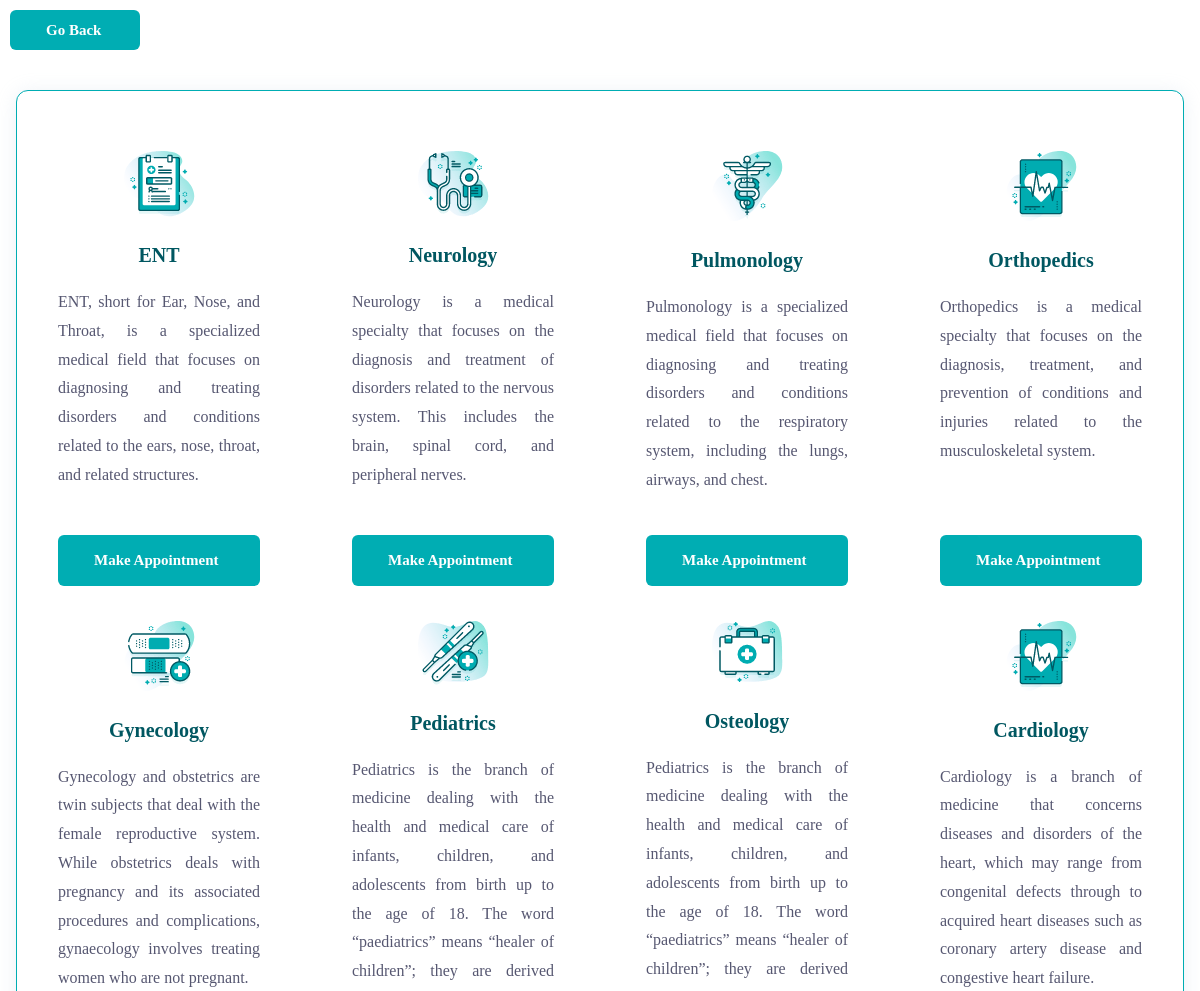
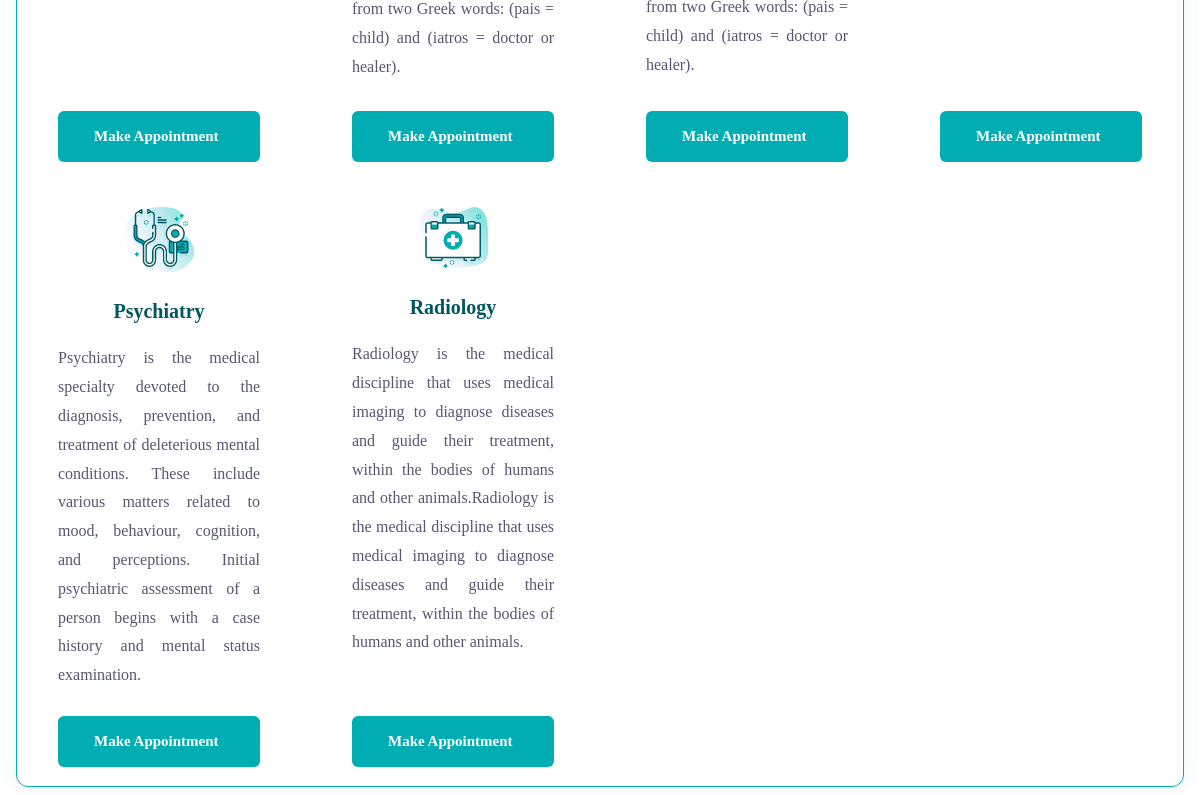
Page /php/viewMoreServices.php on the committed database (2 pictures, top to bottom).
### tables this page shows
CREATE TABLE services (
  serviceId INT PRIMARY KEY AUTO_INCREMENT,
  icon VARCHAR(255) NOT NULL,
  title VARCHAR(255) NOT NULL,
  description TEXT NOT NULL
);

### php/viewMoreServices.php (the view, shortened to what this page needs)
<link rel="stylesheet" href="../css/style.css">
<?php include 'connectToDatabase.php'; ?>
<div style="width: 130px; margin: 10px 10px;">
  <a href="../index.php" class="btn has-before title-md" style=" height: 40px;">Go Back</a>
</div>
<section class="service" style="margin-top: 100px;">
  <div class="container" id="serviceBar" style="margin-bottom:65px;">
    <ul class="service-list" style=" border: solid 1px hsl(182, 100%, 35%);">
      <?php
      $query = "SELECT * FROM services";
      $result = mysqli_query($connection, $query);
      while ($row = mysqli_fetch_assoc($result)) {
        $iconSrc = $row['icon'];
        $title = $row['title'];
        $description = $row['description'];
        ?>
          <li>
            <div class="container">
              <div class="service-card">
                <div class="card-icon">
                  <img src="<?php echo "../" . $iconSrc; ?>" width="71" height="71" alt="icon">
                </div>
                <h3 class="headline-sm card-title">
                  <a href="../scheduleAppointment.html"><?php echo $title; ?></a>
                </h3>
                <p class="card-text" style="text-align:justify;">
                  <?php echo $description; ?>
                </p>
              </div>
              <div class="btn has-before title-md">
              <a href="../scheduleAppointment.html">Make Appointment</a>
              </div>
            </div>
          </li>
      <?php } ?>
    </ul>
  </div>
</section>

### css/style.css (style rules this page uses)
*, *::before, *::after { margin: 0; padding: 0; box-sizing: border-box; }
li { list-style: none; }
a, img, span, time, input, button, ion-icon { display: block; }
a { color: inherit; text-decoration: none; }
img { height: auto; }
.container { padding-inline: 16px; }
.headline-md, .headline-sm { line-height: 1.3; }
.headline-md, .headline-sm { color: hsl(186, 100%, 19%); }
.headline-sm { font-size: 2rem; }
.title-md { font-size: 1.5rem; }
.has-before, .has-after { position: relative; z-index: 1; }
.has-before::before, .has-after::after { content: ""; position: absolute; }
.btn { background-color: hsl(182, 100%, 35%); color: hsl(0, 0%, 100%); font-weight: 700; padding: 12px 36px; display: flex; align-items: center; gap: 8px; border-radius: 6px; overflow: hidden; }
.btn::before { top: 0; left: -100%; width: 100%; height: 100%; background-color: hsl(0, 0%, 13%); border-radius: 6px; transition: 0.5s ease; z-index: -1; }
.service-list { padding-block: 60px 30px; padding-inline: 25px; display: grid; gap: 30px; border-radius: 12px; margin-block-start: -60px; background-color: hsl(0, 0%, 100%); box-shadow: 0px 2px 20px hsla(209, 36%, 72%, 0.2); }
.service-card { text-align: center; height: 90%; }
.service-card .card-icon, .btn-circle { max-width: max-content; margin-inline: auto; }
.service-card .card-icon { margin-block-end: 25px; }
.service-card .card-text { margin-block: 20px 15px; }
@media (min-width: 768px) { .container { max-width: 750px; width: 100%; margin-inline: auto; } }
@media (min-width: 768px) { .service-list { grid-template-columns: 1fr 1fr; } }
@media (min-width: 992px) { .container { max-width: 940px; } }
@media (min-width: 992px) { .service-list { grid-template-columns: repeat(4, 1fr); } }
@media (min-width: 1200px) { .container { max-width: 1200px; } }

### php/viewMoreServices.php (style rules this page uses)
.service-list { grid-row-gap: 60px; gap: 60px; }

### rows in the picture
services: icon (picture), title "ENT", description "ENT, short for Ear, Nose, and Throat, is a specialized medical field that focuses on diagnosing and treating disorders and conditions related to the ears, nose, throat, and related structures."
services: icon (picture), title "Neurology", description "Neurology is a medical specialty that focuses on the diagnosis and treatment of disorders related to the nervous system. This includes the brain, spinal cord, and peripheral nerves."
services: icon (picture), title "Pulmonology", description "Pulmonology is a specialized medical field that focuses on diagnosing and treating disorders and conditions related to the respiratory system, including the lungs, airways, and chest."
services: icon (picture), title "Orthopedics", description "Orthopedics is a medical specialty that focuses on the diagnosis, treatment, and prevention of conditions and injuries related to the musculoskeletal system."
services: icon (picture), title "Gynecology", description "Gynecology and obstetrics are twin subjects that deal with the female reproductive system. While obstetrics deals with pregnancy and its associated procedures and complications, gynaecology involves treating women who are not pregnant."
services: icon (picture), title "Pediatrics", description "Pediatrics is the branch of medicine dealing with the health and medical care of infants, children, and adolescents from birth up to the age of 18. The word “paediatrics” means “healer of children”; they are derived from two Greek words: (pais = child) and (iatros = doctor or healer)."
services: icon (picture), title "Osteology", description "Pediatrics is the branch of medicine dealing with the health and medical care of infants, children, and adolescents from birth up to the age of 18. The word “paediatrics” means “healer of children”; they are derived from two Greek words: (pais = child) and (iatros = doctor or healer)."
services: icon (picture), title "Cardiology", description "Cardiology is a branch of medicine that concerns diseases and disorders of the heart, which may range from congenital defects through to acquired heart diseases such as coronary artery disease and congestive heart failure."
services: icon (picture), title "Psychiatry", description "Psychiatry is the medical specialty devoted to the diagnosis, prevention, and treatment of deleterious mental conditions. These include various matters related to mood, behaviour, cognition, and perceptions. Initial psychiatric assessment of a person begins with a case history and mental status examination."
services: icon (picture), title "Radiology", description "Radiology is the medical discipline that uses medical imaging to diagnose diseases and guide their treatment, within the bodies of humans and other animals.Radiology is the medical discipline that uses medical imaging to diagnose diseases and guide their treatment, within the bodies of humans and other animals."
